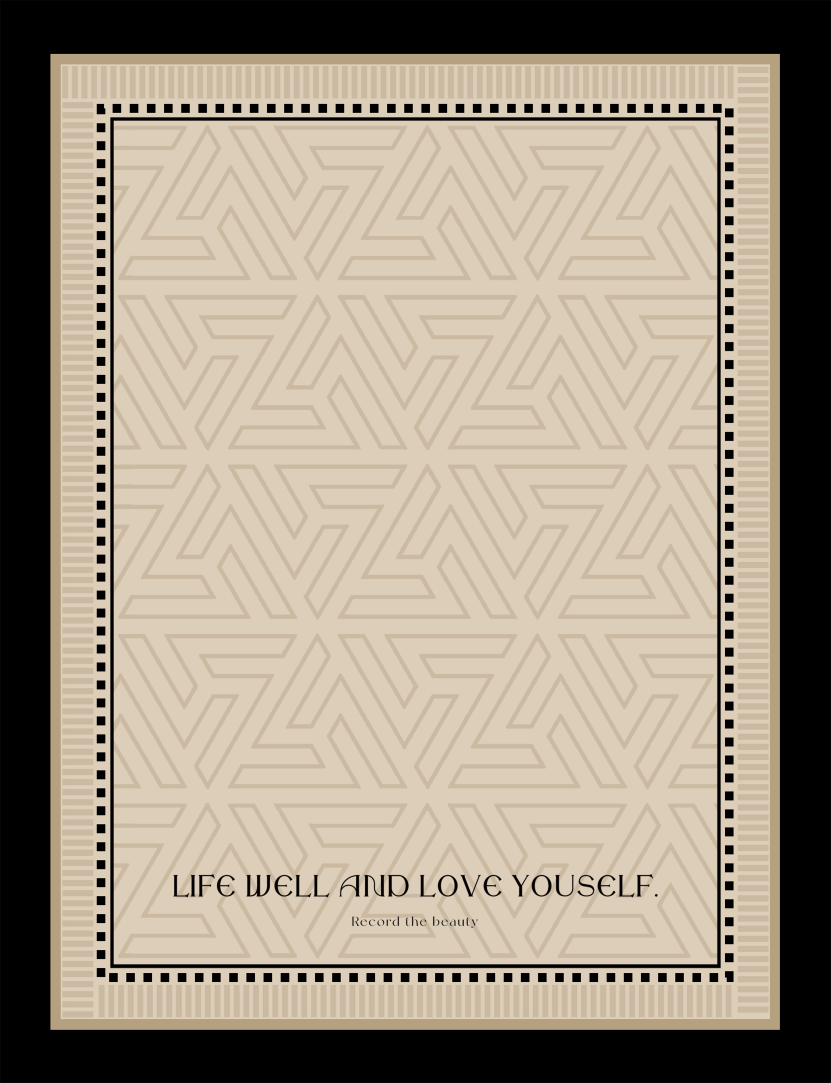
#> input picture psd_demo/双面格-定制-定制尺寸-简织;竖版54x41.2cm.jpg, 2492 x 3248 px, found by its file name (shown at 1/3 size)
$ python _test_compare_colors.py
#> lines starting #> are read from the running program, lines starting #| are printed output that depends on the picture
"""
对比原始源图和裁剪后图像的边框颜色
"""
import sys
import numpy as np

sys.path.insert(0, r"D:\SmartShapeCrop")

from PIL import Image

src_path = r"D:\SmartShapeCrop\psd_demo\双面格-定制-定制尺寸-简织;竖版54x41.2cm.jpg"
dpi = 150

print("=" * 60)
print("对比原始源图和裁剪后图像的边框颜色")
print("=" * 60)

# 加载源图
src = Image.open(src_path)
#> src is the input picture: PIL image 2492x3248 RGB; mean R, G, B 163.7, 151.7, 134.6
sw, sh = src.size
#> sw = 2492; sh = 3248
src_arr = np.array(src)
print(f"源图尺寸: {sw} x {sh}")
#| 源图尺寸: 2492 x 3248

# 检查源图右下角
print(f"\n[源图右下角颜色分布]")
for depth in range(0, 350):
    x = sw - 1 - depth
    y = sh - 1 - depth
    if 0 <= x < sw and 0 <= y < sh:
        pixel = src_arr[y, x]
        if depth < 50 or depth % 20 == 0:
            print(f"  深度 {depth}px: {pixel}")
#> this loop made 350 passes
#> pixel on passes 1 to 12: [33, 33, 33], [0, 0, 0], [0, 0, 0], [0, 0, 0], [0, 0, 0], [0, 0, 0], [0, 0, 0], [0, 0, 0], [0, 0, 0], [0, 0, 0], [0, 0, 0], [0, 0, 0]
#|   深度 0px: [33 33 33]
#|   深度 1px: [0 0 0]
#|   深度 2px: [0 0 0]
#|   深度 3px: [0 0 0]
#|   深度 4px: [0 0 0]
#|   深度 5px: [0 0 0]
#|   深度 6px: [0 0 0]
#|   深度 7px: [0 0 0]
#> (further printed lines are left out)

# 裁剪到目标尺寸
target_w_px = int(round(35.5 * dpi / 2.54))
target_h_px = int(round(256 * dpi / 2.54))

# 使用 cover 模式裁剪
scale = max(target_w_px / sw, target_h_px / sh)
#> scale = 4.65
new_w = int(round(sw * scale))
#> new_w = 11599
new_h = int(round(sh * scale))
#> new_h = 15118
resized = src.resize((new_w, new_h), Image.LANCZOS)

# 中心裁剪
left = (new_w - target_w_px) // 2
#> left = 4751
top = (new_h - target_h_px) // 2
#> top = 0
right = left + target_w_px
#> right = 6847
bottom = top + target_h_px
#> bottom = 15118
cropped = resized.crop((left, top, right, bottom))
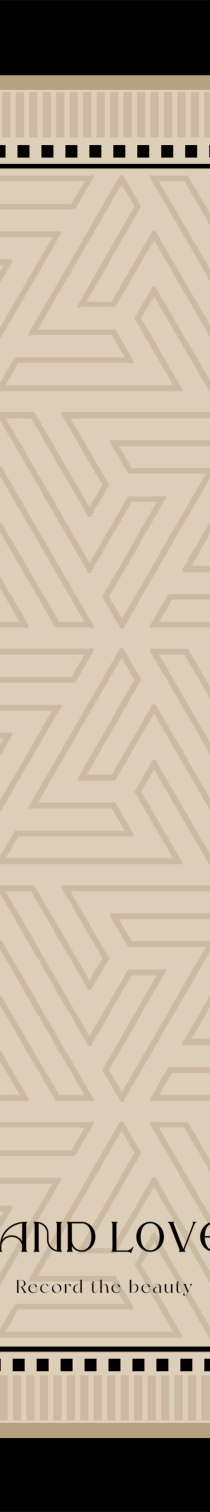
#> cropped: PIL image 2096x15118 RGB (shown at 1/10 size); mean R, G, B 190.2, 176.6, 157.1

w, h = cropped.size
#> w = 2096; h = 15118
arr = np.array(cropped)
print(f"\n裁剪后尺寸: {w} x {h}")
#| 裁剪后尺寸: 2096 x 15118

# 检查裁剪后右下角
print(f"\n[裁剪后右下角颜色分布]")
for depth in range(0, 350):
    x = w - 1 - depth
    y = h - 1 - depth
    if 0 <= x < w and 0 <= y < h:
        pixel = arr[y, x]
        if depth < 50 or depth % 20 == 0:
            print(f"  深度 {depth}px: {pixel}")
#> this loop made 350 passes
#> pixel on passes 1 to 12: [20, 20, 20], [19, 19, 19], [17, 17, 17], [14, 14, 14], [10, 10, 10], [6, 6, 6], [2, 2, 2], [0, 0, 0], [0, 0, 0], [0, 0, 0], [0, 0, 0], [0, 0, 0]
#|   深度 0px: [20 20 20]
#|   深度 1px: [19 19 19]
#|   深度 2px: [17 17 17]
#|   深度 3px: [14 14 14]
#|   深度 4px: [10 10 10]
#|   深度 5px: [6 6 6]
#|   深度 6px: [2 2 2]
#|   深度 7px: [0 0 0]
#> (further printed lines are left out)

# 检查源图和裁剪图在对应位置的颜色对比
print(f"\n[源图和裁剪图颜色对比]")
print(f"  (注意：裁剪使用 cover 模式，可能改变了边框的像素结构)")

# 计算裁剪后的缩放比例和偏移
print(f"  缩放比例: {scale:.4f}")
#|   缩放比例: 4.6546
print(f"  中心裁剪偏移: left={left}, top={top}")
#|   中心裁剪偏移: left=4751, top=0

# 在源图中找到裁剪后图像右下角对应的位置
# 裁剪后右下角 = (w-1, h-1)
# 在源图中对应的位置 = ((left + (w-1)) / scale, (top + (h-1)) / scale)
orig_x = (left + (w - 1)) / scale
#> orig_x = 1470.8
orig_y = (top + (h - 1)) / scale
#> orig_y = 3247.8
print(f"  裁剪后右下角在源图中的位置: ({orig_x:.1f}, {orig_y:.1f})")
#|   裁剪后右下角在源图中的位置: (1470.8, 3247.8)

# 检查源图在该位置的颜色
orig_x_int = int(round(orig_x))
#> orig_x_int = 1471
orig_y_int = int(round(orig_y))
#> orig_y_int = 3248
if 0 <= orig_x_int < sw and 0 <= orig_y_int < sh:
    print(f"  源图该位置的颜色: {tuple(src_arr[orig_y_int, orig_x_int].tolist())}")

# 更仔细地检查边框颜色分布
print(f"\n[边框颜色详细分析 - 源图]")
# 采样源图中间的垂直边
mid_y = sh // 2
print(f"  垂直边 (x={sw-1}, y={mid_y}):")
#|   垂直边 (x=2491, y=1624):
for depth in range(0, 350):
    x = sw - 1 - depth
    if 0 <= x < sw:
        pixel = src_arr[mid_y, x]
        if depth < 100 or depth % 30 == 0:
            print(f"    深度 {depth}px: {pixel}")
#> this loop made 350 passes
#|     深度 0px: [17 17 17]
#|     深度 1px: [0 0 0]
#|     深度 2px: [0 0 0]
#|     深度 3px: [0 0 0]
#|     深度 4px: [0 0 0]
#|     深度 5px: [0 0 0]
#|     深度 6px: [0 0 0]
#|     深度 7px: [0 0 0]
#> (further printed lines are left out)

print(f"\n[边框颜色详细分析 - 裁剪后图像]")
mid_y = h // 2
print(f"  垂直边 (x={w-1}, y={mid_y}):")
#|   垂直边 (x=2095, y=7559):
for depth in range(0, 350):
    x = w - 1 - depth
    if 0 <= x < w:
        pixel = arr[mid_y, x]
        if depth < 100 or depth % 30 == 0:
            print(f"    深度 {depth}px: {pixel}")
#> this loop made 350 passes
#|     深度 0px: [220 206 185]
#|     深度 1px: [221 206 185]
#|     深度 2px: [221 206 185]
#|     深度 3px: [221 206 185]
#|     深度 4px: [221 206 185]
#|     深度 5px: [221 206 185]
#|     深度 6px: [221 206 185]
#|     深度 7px: [221 206 185]
#> (further printed lines are left out)

print("\n" + "=" * 60)
